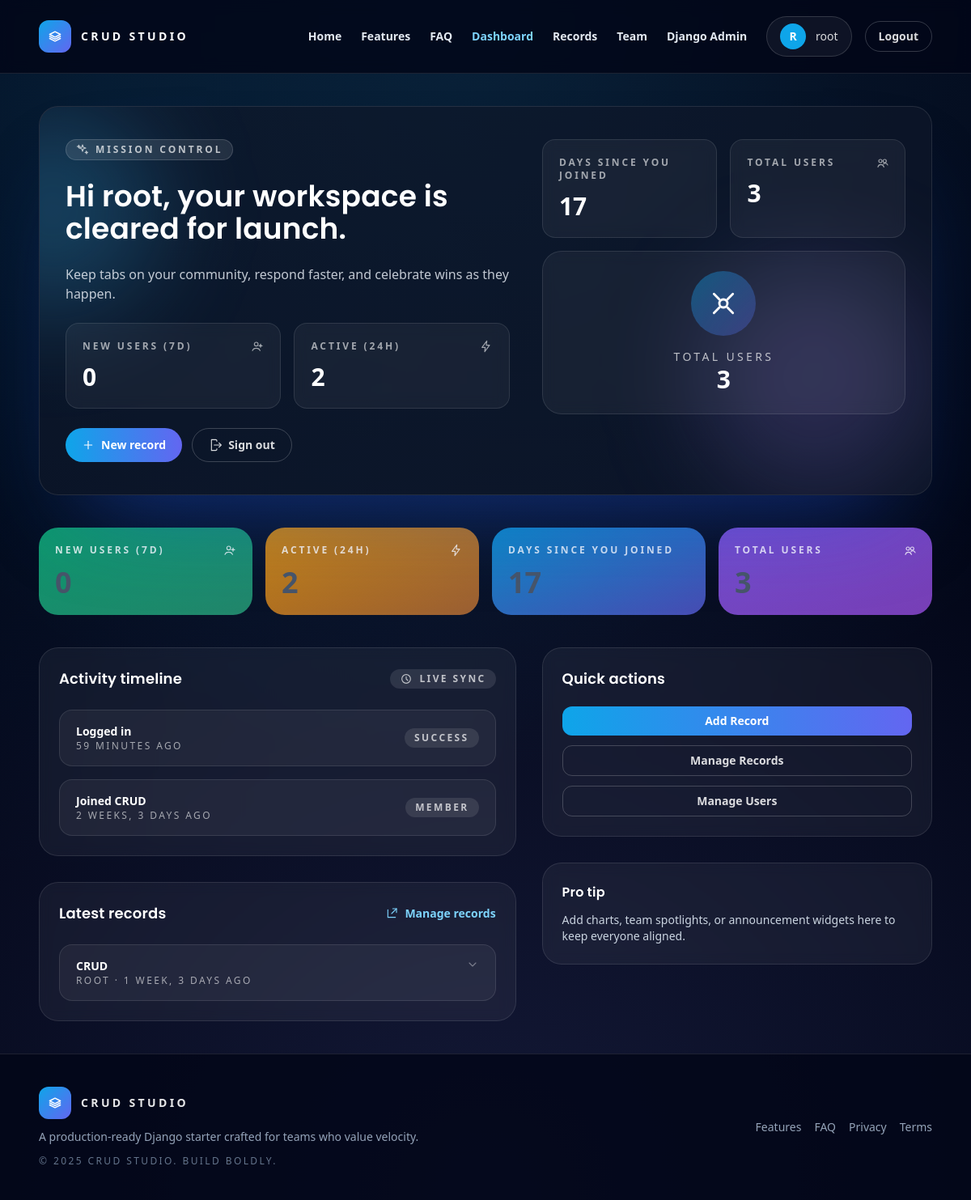
The page /dashboard (signed in) on the database its author committed.
### website/models.py (models this page shows, shortened)
class Record(models.Model):
    title = models.CharField(max_length=200)
    description = models.TextField(blank=True)
    created_by = models.ForeignKey(User, on_delete=models.SET_NULL, null=True, blank=True, related_name="records")
    created_at = models.DateTimeField(auto_now_add=True)
    updated_at = models.DateTimeField(auto_now=True)
    class Meta:
        ordering = ["-created_at"]

### website/views.py (the view)
# urls.py: path('dashboard', views.dashboard, name='dashboard'),
@login_required(login_url="login")
def dashboard(request):
    now = timezone.now()
    week_ago = now - timedelta(days=7)
    day_ago = now - timedelta(days=1)
    total_users = User.objects.count()
    new_users_week = User.objects.filter(date_joined__gte=week_ago).count()
    active_24h = User.objects.filter(last_login__gte=day_ago).count()
    days_since_join = (now.date() - request.user.date_joined.date()).days
    stats = [
        {
            "label": "New Users (7d)",
            "value": new_users_week,
            "icon": "user-plus",
            "accent": "from-emerald-500/80 to-emerald-400/60",
        },
        {
            "label": "Active (24h)",
            "value": active_24h,
            "icon": "bolt",
            "accent": "from-amber-500/80 to-orange-400/60",
        },
        {
            "label": "Days Since You Joined",
            "value": days_since_join,
            "icon": "calendar",
            "accent": "from-sky-500/80 to-indigo-500/70",
        },
        {
            "label": "Total Users",
            "value": total_users,
            "icon": "users",
            "accent": "from-violet-500/80 to-purple-500/70",
        },
    ]
    recent = []
    if request.user.last_login:
        recent.append({"title": "Logged in", "when": request.user.last_login, "status": "Success"})
    recent.append({"title": "Joined CRUD", "when": request.user.date_joined, "status": "Member"})
    quick_actions = []
    latest_records = []
    if request.user.is_staff:
        quick_actions = [
            {
                "label": "Add Record",
                "url": reverse('record_create'),
                "classes": "inline-flex items-center justify-center gap-2 rounded-xl bg-gradient-to-r from-sky-500 to-indigo-500 px-4 py-2 text-sm font-semibold text-white shadow-[0_18px_36px_-24px_rgba(59,130,246,0.7)] transition hover:from-sky-400 hover:to-indigo-400",
            },
            {
                "label": "Manage Records",
                "url": reverse('records_list'),
                "classes": "inline-flex items-center justify-center gap-2 rounded-xl border border-white/20 px-4 py-2 text-sm font-semibold text-white/85 transition hover:border-white/35 hover:bg-white/10",
            },
            {
                "label": "Manage Users",
                "url": reverse('admin_users'),
                "classes": "inline-flex items-center justify-center gap-2 rounded-xl border border-white/20 px-4 py-2 text-sm font-semibold text-white/85 transition hover:border-white/35 hover:bg-white/10",
            },
        ]
        latest_records = list(Record.objects.select_related('created_by')[:5])
    context = {
        "stats": stats,
        "recent": recent,
        "quick_actions": quick_actions,
        "latest_records": latest_records,
    }
    return render(request, 'pages/dashboard.html', context)

### website/templatetags/ui_icons.py (called while the page is built)
@register.simple_tag
def icon(name, classes="h-5 w-5"):
    svg = ICONS.get(name)
    if not svg:
        return ""
    return mark_safe(svg.format(classes=classes))

### website/templates/pages/dashboard.html (shortened to what this page needs)
{% extends 'pages/base.html' %}
{% load humanize ui_icons %}
{% block content %}
  <section class="relative overflow-hidden rounded-3xl border border-white/10 bg-slate-900/70 px-8 py-10 shadow-[0_60px_120px_-60px_rgba(29,78,216,0.55)]">
    <div class="pointer-events-none absolute inset-0">
      <div class="absolute -left-28 top-0 h-64 w-64 rounded-full bg-sky-400/25 blur-3xl"></div>
      <div class="absolute bottom-0 right-0 h-72 w-72 rounded-full bg-violet-400/20 blur-3xl"></div>
    </div>
    <div class="relative grid gap-10 lg:grid-cols-[minmax(0,1.1fr)_minmax(0,0.9fr)]">
      <div class="space-y-6">
        <span class="inline-flex items-center gap-2 rounded-full border border-white/15 bg-white/10 px-3 py-1 text-xs font-semibold uppercase tracking-[0.24em] text-white/70">{% icon 'sparkles' classes='h-4 w-4' %} Mission control</span>
        <h1 class="text-3xl font-semibold text-white sm:text-4xl">Hi {{ user.first_name|default:user.username }}, your workspace is cleared for launch.</h1>
        <p class="max-w-xl text-sm text-slate-200/85 sm:text-base">Keep tabs on your community, respond faster, and celebrate wins as they happen.</p>
        {% if stats %}
        <div class="grid gap-4 sm:grid-cols-2">
          {% for s in stats|slice:":2" %}
          <div class="rounded-2xl border border-white/10 bg-white/5 p-5 text-slate-200 backdrop-blur">
            <div class="flex items-center justify-between text-xs font-semibold uppercase tracking-[0.24em] text-white/60">
              {{ s.label }}
              {% icon s.icon classes='h-4 w-4 text-white/60' %}
            </div>
            <p class="mt-3 text-3xl font-semibold text-white">{{ s.value }}</p>
          </div>
          {% endfor %}
        </div>
        {% endif %}
        <div class="flex flex-wrap gap-3">
          {% if request.user.is_staff %}
            <a href="{% url 'record_create' %}" class="inline-flex items-center gap-2 rounded-full bg-gradient-to-r from-sky-500 to-indigo-500 px-5 py-2.5 text-sm font-semibold text-white shadow-[0_18px_36px_-24px_rgba(59,130,246,0.7)] transition hover:from-sky-400 hover:to-indigo-400">{% icon 'plus' classes='h-4 w-4' %} New record</a>
          {% else %}
            <a href="{% url 'records_list' %}" class="inline-flex items-center gap-2 rounded-full border border-white/20 px-5 py-2.5 text-sm font-semibold text-white/85 transition hover:border-white/35 hover:bg-white/10">{% icon 'table' classes='h-4 w-4' %} View records</a>
          {% endif %}
          <a href="{% url 'logout' %}" class="inline-flex items-center gap-2 rounded-full border border-white/20 px-5 py-2.5 text-sm font-semibold text-white/85 transition hover:border-white/35 hover:bg-white/10">{% icon 'logout' classes='h-4 w-4' %} Sign out</a>
        </div>
      </div>
      <div class="space-y-4">
        {% if stats %}
        <div class="grid gap-4 sm:grid-cols-2">
          {% for s in stats|slice:"2:" %}
          <div class="rounded-2xl border border-white/10 bg-white/5 p-5 backdrop-blur">
            <div class="flex items-center justify-between text-xs font-semibold uppercase tracking-[0.24em] text-white/60">
              {{ s.label }}
              {% icon s.icon classes='h-4 w-4 text-white/60' %}
            </div>
            <p class="mt-3 text-3xl font-semibold text-white">{{ s.value }}</p>
          </div>
          {% endfor %}
        </div>
        {% endif %}
          <div class="rounded-3xl border border-white/10 bg-white/5 p-6 text-center text-slate-200 backdrop-blur">
          <div class="mx-auto flex h-20 w-20 items-center justify-center rounded-full bg-gradient-to-br from-sky-500/40 to-indigo-500/30 text-3xl text-white">{% icon 'satellite' classes='h-10 w-10' %}</div>
          {% if stats %}
            {% with last_stat=stats|last %}
              <p class="mt-4 text-sm text-white/70 uppercase tracking-[0.24em]">Total users</p>
              <p class="text-3xl font-semibold text-white">{{ last_stat.value }}</p>
            {% endwith %}
          {% else %}
            <p class="mt-4 text-sm text-white/70 uppercase tracking-[0.24em]">No data yet</p>
          {% endif %}
        </div>
      </div>
    </div>
  </section>
  {% if stats %}
  <section class="mt-10 grid gap-4 sm:grid-cols-2 lg:grid-cols-4">
    {% for s in stats %}
    <div class="rounded-3xl bg-gradient-to-br {{ s.accent }} p-5 text-white shadow-[0_40px_90px_-60px_rgba(59,130,246,0.5)]">
      <div class="flex items-center justify-between text-xs font-semibold uppercase tracking-[0.24em] text-white/80">
        {{ s.label }}
        {% icon s.icon classes='h-4 w-4 text-white/80' %}
      </div>
      <p class="mt-3 text-4xl font-semibold">{{ s.value }}</p>
    </div>
    {% endfor %}
  </section>
  {% endif %}
  <section class="mt-10 grid gap-8 lg:grid-cols-[minmax(0,1.1fr)_minmax(0,0.9fr)]">
    <div class="space-y-8">
      <div class="rounded-3xl border border-white/10 bg-white/5 p-6 text-slate-200 backdrop-blur">
        <div class="flex flex-wrap items-center justify-between gap-4">
          <h2 class="text-lg font-semibold text-white">Activity timeline</h2>
          <span class="inline-flex items-center gap-2 rounded-full bg-white/10 px-3 py-1 text-xs font-semibold uppercase tracking-[0.2em] text-white/70">{% icon 'clock' classes='h-4 w-4' %} Live sync</span>
        </div>
        <div class="mt-6 space-y-4">
          {% for item in recent %}
            <div class="flex items-center justify-between gap-4 rounded-2xl border border-white/10 bg-white/5 px-5 py-4 text-sm text-slate-200">
              <div>
                <p class="font-semibold text-white">{{ item.title }}</p>
                <p class="text-xs uppercase tracking-[0.2em] text-white/60">{{ item.when|naturaltime }}</p>
              </div>
              <span class="inline-flex items-center gap-2 rounded-full bg-white/10 px-3 py-1 text-xs font-semibold uppercase tracking-[0.2em] text-white/70">{{ item.status }}</span>
            </div>
          {% empty %}
            <p class="text-sm text-slate-300">No recent items.</p>
          {% endfor %}
        </div>
      </div>
      {% if latest_records %}
      <div class="rounded-3xl border border-white/10 bg-white/5 p-6 text-slate-200 backdrop-blur">
        <div class="flex flex-wrap items-center justify-between gap-4">
          <h2 class="text-lg font-semibold text-white">Latest records</h2>
          <a href="{% url 'records_list' %}" class="inline-flex items-center gap-2 text-sm font-semibold text-sky-300 transition hover:text-sky-200">{% icon 'external' classes='h-4 w-4' %} Manage records</a>
        </div>
        <div class="mt-6 space-y-3">
          {% for record in latest_records %}
          <a href="{% url 'record_detail' record.pk %}" class="block rounded-2xl border border-white/10 bg-white/5 px-5 py-4 text-sm text-slate-200 transition hover:border-white/20 hover:bg-white/10">
            <div class="flex items-start justify-between gap-3">
              <div>
                <p class="font-semibold text-white">{{ record.title }}</p>
                <p class="text-xs uppercase tracking-[0.2em] text-white/60">{{ record.created_by|default:'—' }} · {{ record.created_at|naturaltime }}</p>
              </div>
              {% icon 'chevron' classes='h-4 w-4 text-white/40' %}
            </div>
          </a>
          {% endfor %}
        </div>
      </div>
      {% endif %}
    </div>
    <div class="space-y-8">
      {% if quick_actions %}
      <div class="rounded-3xl border border-white/10 bg-white/5 p-6 text-slate-200 backdrop-blur">
        <h2 class="text-lg font-semibold text-white">Quick actions</h2>
        <div class="mt-5 grid gap-3">
          {% for action in quick_actions %}
          <a href="{{ action.url }}" class="{{ action.classes }}">
            {{ action.label }}
          </a>
          {% endfor %}
        </div>
      </div>
      {% endif %}
      <div class="rounded-3xl border border-white/10 bg-white/5 p-6 text-slate-200 backdrop-blur">
        <h3 class="text-base font-semibold text-white">Pro tip</h3>
        <p class="mt-3 text-sm text-slate-300">Add charts, team spotlights, or announcement widgets here to keep everyone aligned.</p>
      </div>
    </div>
  </section>
{% endblock content %}

### website/templates/components/navbar.html (shortened to what this page needs)
{% load ui_icons %}
{% with route=request.resolver_match.url_name %}
<header class="relative z-40 border-b border-white/10 bg-slate-950/80 backdrop-blur">
  <div class="mx-auto flex w-full max-w-6xl items-center justify-between gap-6 px-6 py-5">
    <a href="{% url 'home' %}" class="flex items-center gap-3 text-sm font-semibold uppercase tracking-[0.24em] text-white">
      <span class="flex h-10 w-10 items-center justify-center rounded-xl bg-gradient-to-br from-sky-500 to-indigo-500 text-lg text-white shadow-[0_12px_30px_-20px_rgba(56,189,248,0.8)]">
        {% icon 'stack' classes='h-5 w-5' %}
      </span>
      CRUD Studio
    </a>
    <div class="nav-sheet absolute left-0 right-0 top-full hidden flex-col gap-6 border-b border-white/10 bg-slate-950/95 px-6 pb-6 pt-4 shadow-[0_40px_80px_-60px_rgba(14,165,233,0.55)] lg:static lg:flex lg:flex-row lg:items-center lg:justify-between lg:border-none lg:bg-transparent lg:px-0 lg:pb-0 lg:pt-0 lg:shadow-none" data-nav-menu>
      <nav class="flex flex-col gap-4 text-sm font-semibold text-slate-200 lg:flex-row lg:items-center lg:gap-6">
        <a href="{% url 'home' %}" class="transition hover:text-white {% if route == 'home' %}text-sky-300{% endif %}">Home</a>
        <a href="{% url 'home' %}#features" class="transition hover:text-white">Features</a>
        <a href="{% url 'home' %}#faq" class="transition hover:text-white">FAQ</a>
        {% if user.is_authenticated %}
          <a href="{% url 'dashboard' %}" class="transition hover:text-white {% if route == 'dashboard' %}text-sky-300{% endif %}">Dashboard</a>
          {% if user.is_staff %}
            <a href="{% url 'records_list' %}" class="transition hover:text-white ">Records</a>
            <a href="{% url 'admin_users' %}" class="transition hover:text-white {% if route == 'admin_users' or route == 'admin_user_create' %}text-sky-300{% endif %}">Team</a>
            <a href="{% url 'admin:index' %}" class="transition hover:text-white" target="_blank" rel="noopener">Django Admin</a>
          {% endif %}
        {% endif %}
      </nav>
      <div class="flex flex-col gap-3 border-t border-white/10 pt-4 lg:flex-row lg:items-center lg:gap-4 lg:border-none lg:pt-0">
        {% if user.is_authenticated %}
          <span class="inline-flex items-center gap-3 rounded-full border border-white/15 bg-white/5 px-4 py-2 text-sm font-medium text-white/85">
            <span class="flex h-8 w-8 items-center justify-center rounded-full bg-sky-500 text-sm font-semibold text-white">{{ user.username|first|upper }}</span>
            {{ user.username }}
          </span>
          <a href="{% url 'logout' %}" class="inline-flex items-center justify-center gap-2 rounded-full border border-white/20 px-4 py-2 text-sm font-semibold text-white/85 transition hover:border-white/40 hover:bg-white/10">Logout</a>
        {% endif %}
      </div>
    </div>
  </div>
</header>
{% endwith %}

### static/css/style.css (style rules this page uses)
:root { --bg-body: #040714; --bg-gradient-start: #040714; --bg-gradient-end: #102347; --surface-primary: rgba(15, 23, 42, 0.72); --surface-card: #f8fafc; --surface-muted: rgba(15, 23, 42, 0.08); --border-soft: rgba(148, 163, 184, 0.2); --text-primary: #0f172a; --text-on-dark: #f8fafc; --text-muted: #475569; --accent: #38bdf8; --accent-soft: rgba(56, 189, 248, 0.18); --accent-strong: #2563eb; --accent-secondary: #c084fc; --positive: #2dd4bf; --danger: #f87171; --radius-lg: 1.25rem; --radius-md: 0.9rem; --shadow-xl: 0 30px 60px -28px rgba(10, 19, 43, 0.7); --shadow-card: 0 18px 44px -26px rgba(15, 23, 42, 0.4); font-size: 16px; }
* { box-sizing: border-box; }
html, body { height: 100%; }
body { margin: 0; font-family: "Inter", -apple-system, BlinkMacSystemFont, "Segoe UI", Roboto, Helvetica, Arial, sans-serif; line-height: 1.6; background: radial-gradient(1200px 820px at -12% -25%, rgba(192, 132, 252, 0.38), transparent 65%), radial-gradient(980px 760px at 110% -5%, rgba(56, 189, 248, 0.32), transparent 70%), linear-gradient(140deg, var(--bg-gradient-start), var(--bg-gradient-end)); color: var(--text-primary); }
h1, h2, h3, h4, h5, h6 { font-family: "Poppins", "Inter", -apple-system, BlinkMacSystemFont, "Segoe UI", Roboto, Helvetica, Arial, sans-serif; letter-spacing: 0.2px; margin-bottom: 0.35em; }
p { margin-bottom: 1rem; color: var(--text-muted); }

### rows shown on the page
Record: title "CRUD", created_by "ROOT", created_at "1 WEEK, 3 DAYS AGO"

### other values the page prints
{{ user.username|first|upper }} "R"
{{ user.username }} "root"
{{ user.first_name|default:user.username }} "root"
{{ s.label }} "NEW USERS (7D)" "ACTIVE (24H)"
{{ s.value }} "0" "2"
{{ s.label }} "DAYS SINCE YOU JOINED" "TOTAL USERS"
{{ s.value }} "17" "3"
{{ last_stat.value }} "3"
{{ s.label }} "NEW USERS (7D)" "ACTIVE (24H)" "DAYS SINCE YOU JOINED" "TOTAL USERS"
{{ s.value }} "0" "2" "17"
{{ item.title }} "Logged in" "Joined CRUD"
{{ item.when|naturaltime }} "59 MINUTES AGO" "2 WEEKS, 3 DAYS AGO"
{{ item.status }} "SUCCESS" "MEMBER"
{{ action.label }} "Add Record" "Manage Records" "Manage Users"
